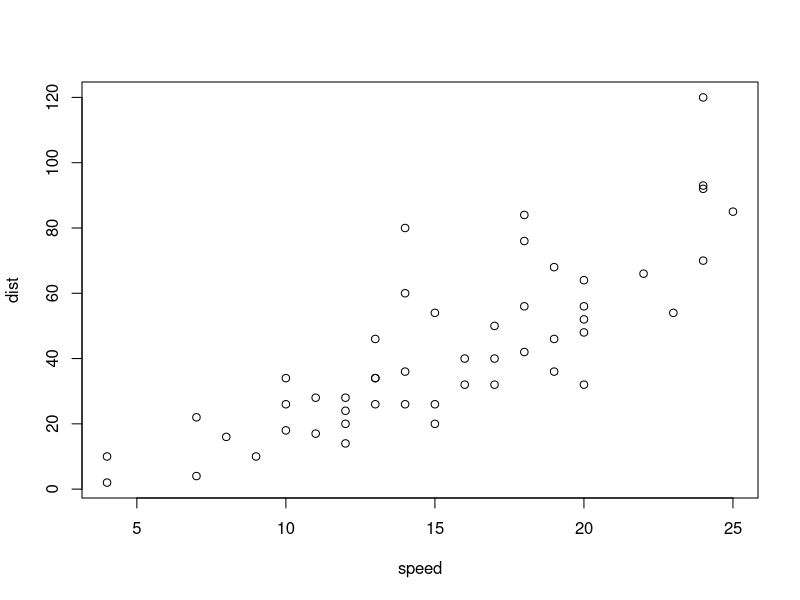
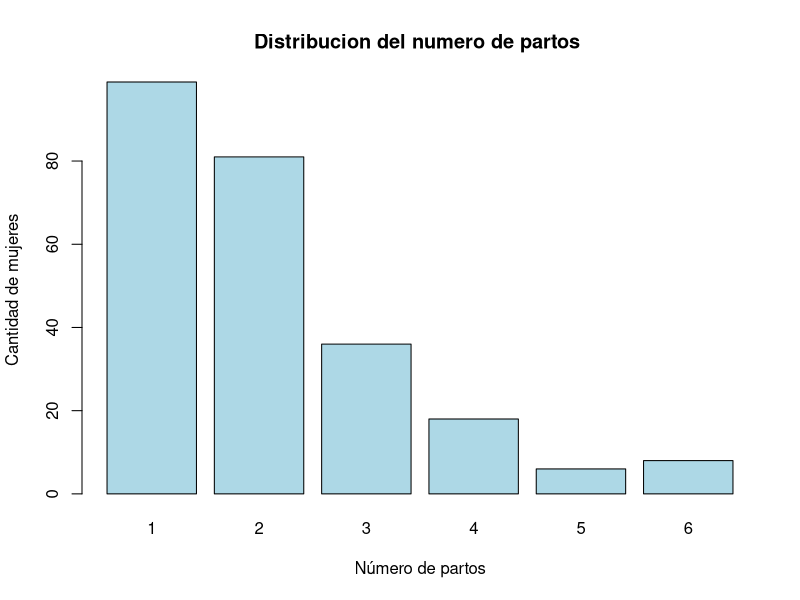
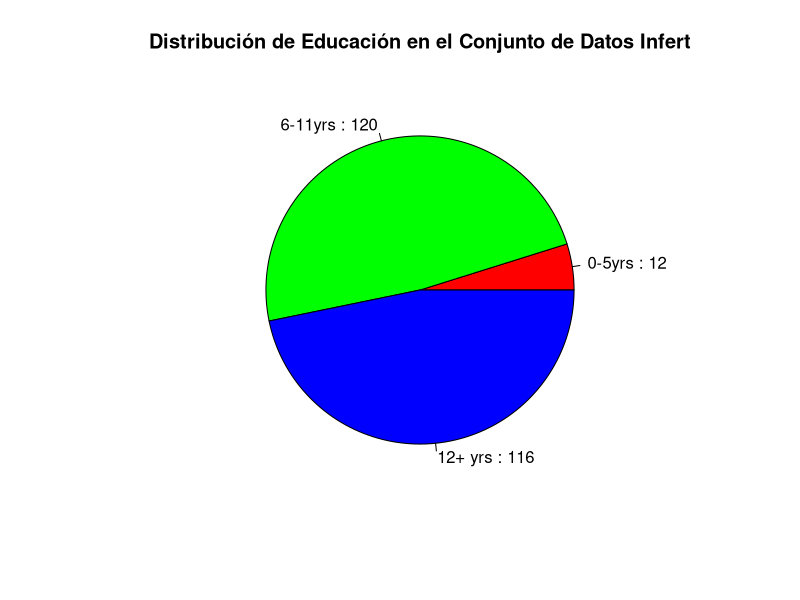

Write R code to recreate these figures, in order.
## ---- chunk 1
plot(cars)
## ---- chunk 2
#Grafico de barras
tabla_partos <- table(infert$parity)
tabla_partos
barplot(
  height = tabla_partos,
  main = "Distribucion del numero de partos ",
  xlab = "Número de partos",
  ylab = "Cantidad de mujeres",
  col = "lightblue"
)


## ---- chunk 3
educacion_cuentas <- table(infert$education)
pie(
  x = educacion_cuentas, 
    main = "Distribución de Educación en el Conjunto de Datos Infert",
    col = rainbow(length(educacion_cuentas)),
    labels = paste(names(educacion_cuentas), ":", educacion_cuentas))

## ---- chunk 4
1 + 1
## ---- chunk 5
#| echo: false
2 * 2
